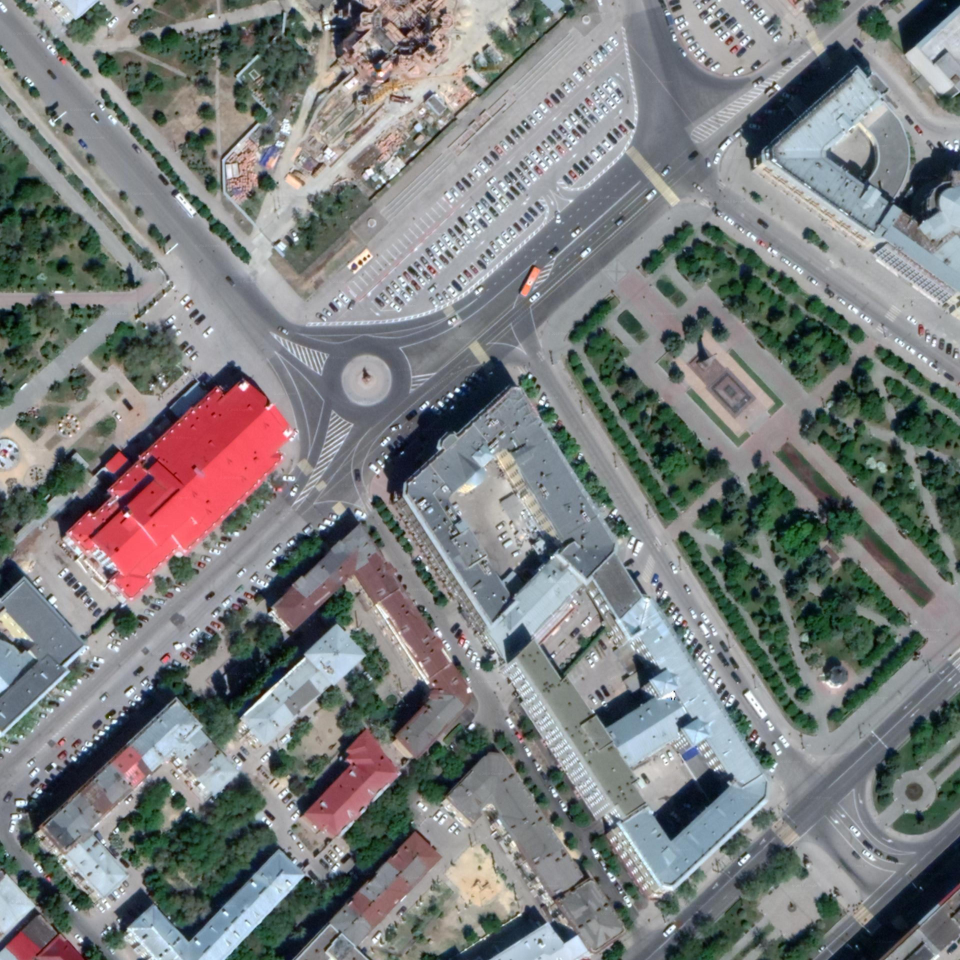
#> input picture module/image-all.jpg, 3840 x 3840 px (shown at 1/4 size)
$ python -i main.py   (imports and definitions only)
#> lines starting #> are read from the running program, lines starting #| are printed output that depends on the picture
from keras.preprocessing import image
import numpy as np
import io
import urllib.request
import re
import time
import numpy as np
import cv2
from module.get_tile import *
from PIL import Image, ImageDraw
names = ['tree', 'grass', 'other' ]
objects = ['#EA0F0F', '#FAE7B5', '#957B8D']

# [8 lines left out: function normalization, not called in this run]

#цвет пиксела RGB -> значение яркости
def lum(c):
#формула, которая обычно используется для определения яркости
	return int(0.3*c[0] + 0.59*c[1] + 0.11*c[2])
def r(c): #цвет пиксела RGB -> значение R
	return c[0]
def g(c): #цвет пиксела RGB -> значение G
	return c[1]
def b(c): #цвет пиксела RGB -> значение B
	return c[2]


def normalization_image(src):
#Усиление границ изображения
    #Image.open(io.BytesIO(src)).convert('RGB').save('beforeNorm.png')
    img_np = np.asarray(src)

    # nparr = np.fromstring(src, np.uint8)
    # nparr = nparr.reshape((255, 255))
    # img_np = cv2.imdecode(nparr, cv2.COLOR_RGB2BGR)

    kernel3 = np.array([[-0.1, -0.1, -0.1], [-0.1, 2, -0.1], [-0.1, -0.1, -0.1]])
    # [6 lines of commented-out code are left out]

    src = cv2.filter2D(img_np, -1, kernel=kernel3)

    resR = src[:, :, 2]
    resG = src[:, :, 1]
    resB = src[:, :, 0]

    resR_dst = np.empty(shape=(len(src), len(src[0])), dtype='uint8')
    resG_dst = np.empty(shape=(len(src), len(src[0])), dtype='uint8')
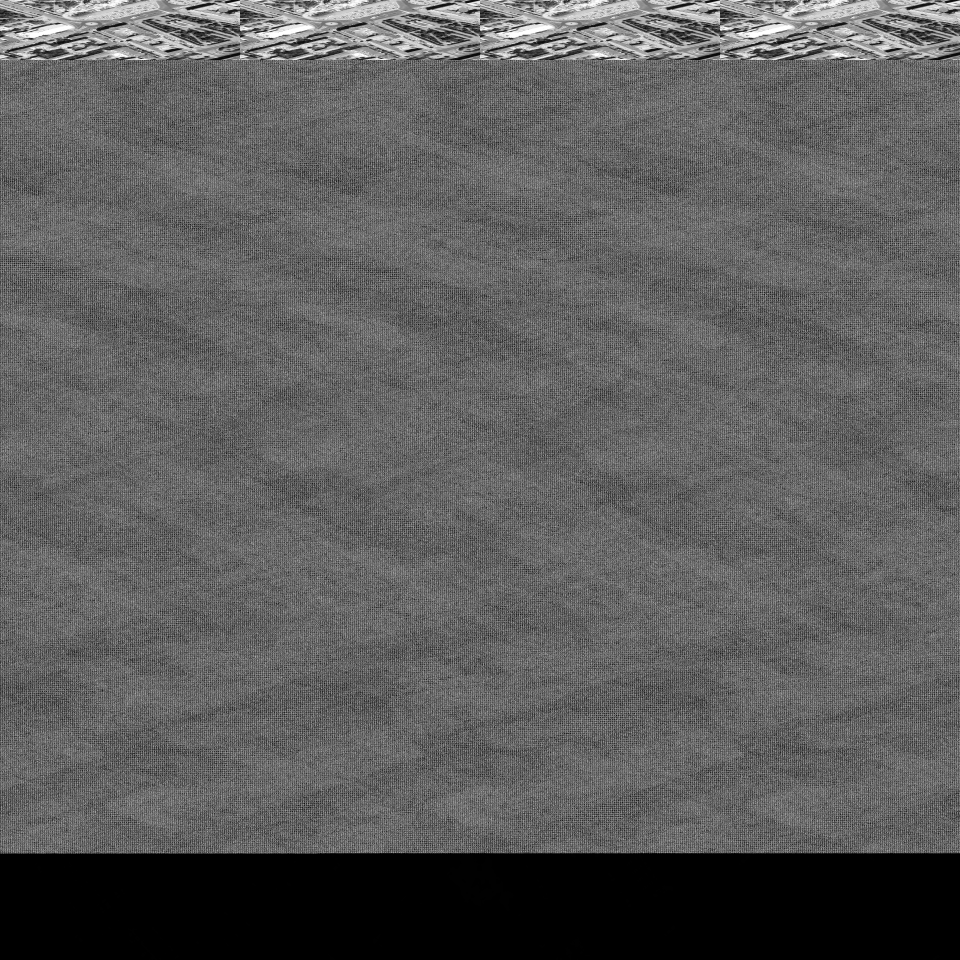
#> resG_dst: shape (3840, 3840) (shown at 1/4 size); min 0, max 255, mean 92.5
    resB_dst = np.empty(shape=(len(src), len(src[0])), dtype='uint8')
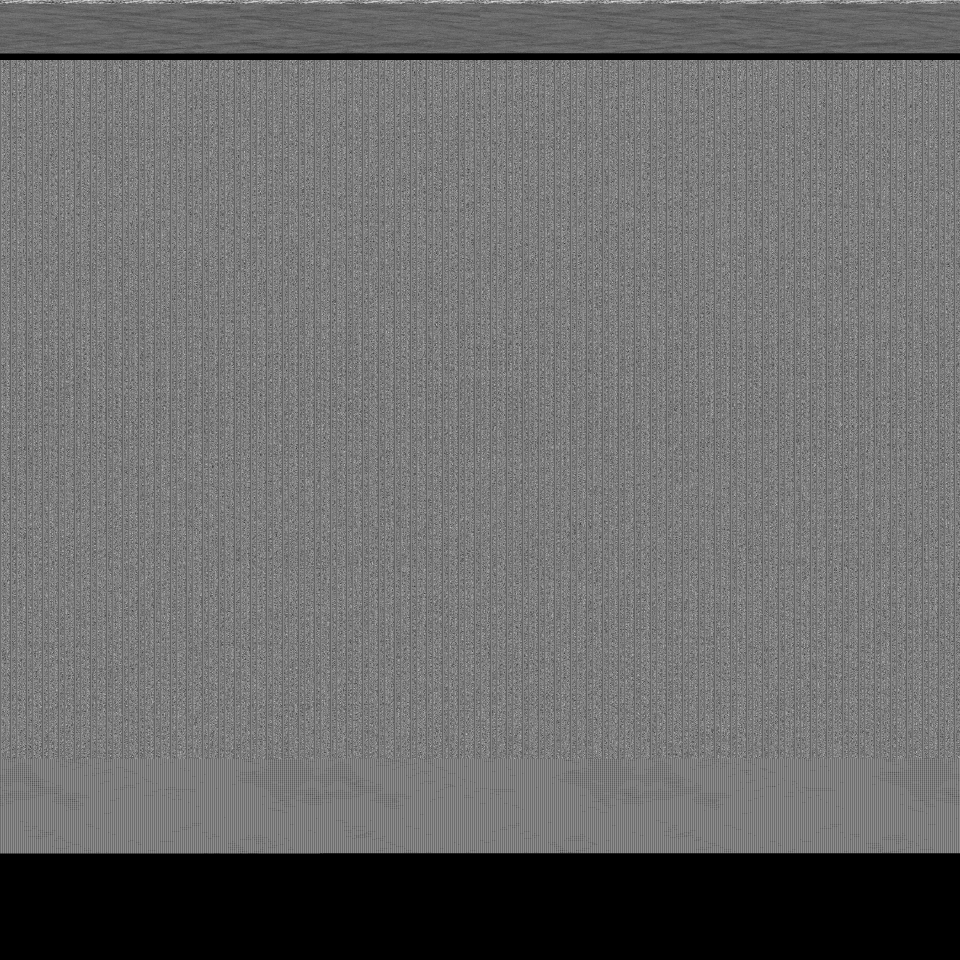
#> resB_dst: shape (3840, 3840) (shown at 1/4 size); min 0, max 255, mean 107.8

    # расстягиевание каждого слоя
    cv2.equalizeHist(resR, resR_dst)
    cv2.equalizeHist(resG, resG_dst)
    cv2.equalizeHist(resB, resB_dst)

    resR_dst = np.mean(np.array([resR, resR_dst]), axis=0)
    resG_dst = np.mean(np.array([resG, resG_dst]), axis=0)
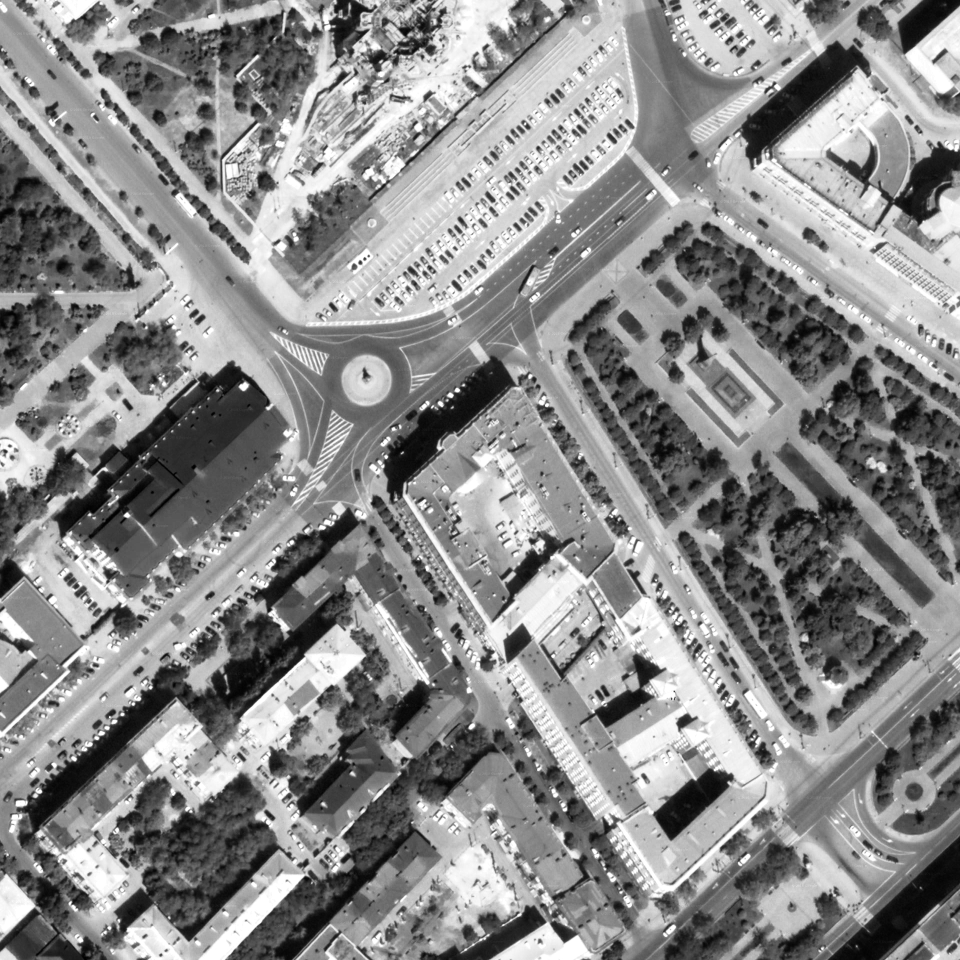
#> resG_dst: shape (3840, 3840) float64 (shown at 1/4 size); min 0, max 255, mean 138.7
    resB_dst = np.mean(np.array([resB, resB_dst]), axis=0)

    resR_dst = np.array(resR_dst).astype('uint8')
    resG_dst = np.array(resG_dst).astype('uint8')
    resB_dst = np.array(resB_dst).astype('uint8')

    #BRG
    out_img = np.dstack((resB_dst, resG_dst, resR_dst))
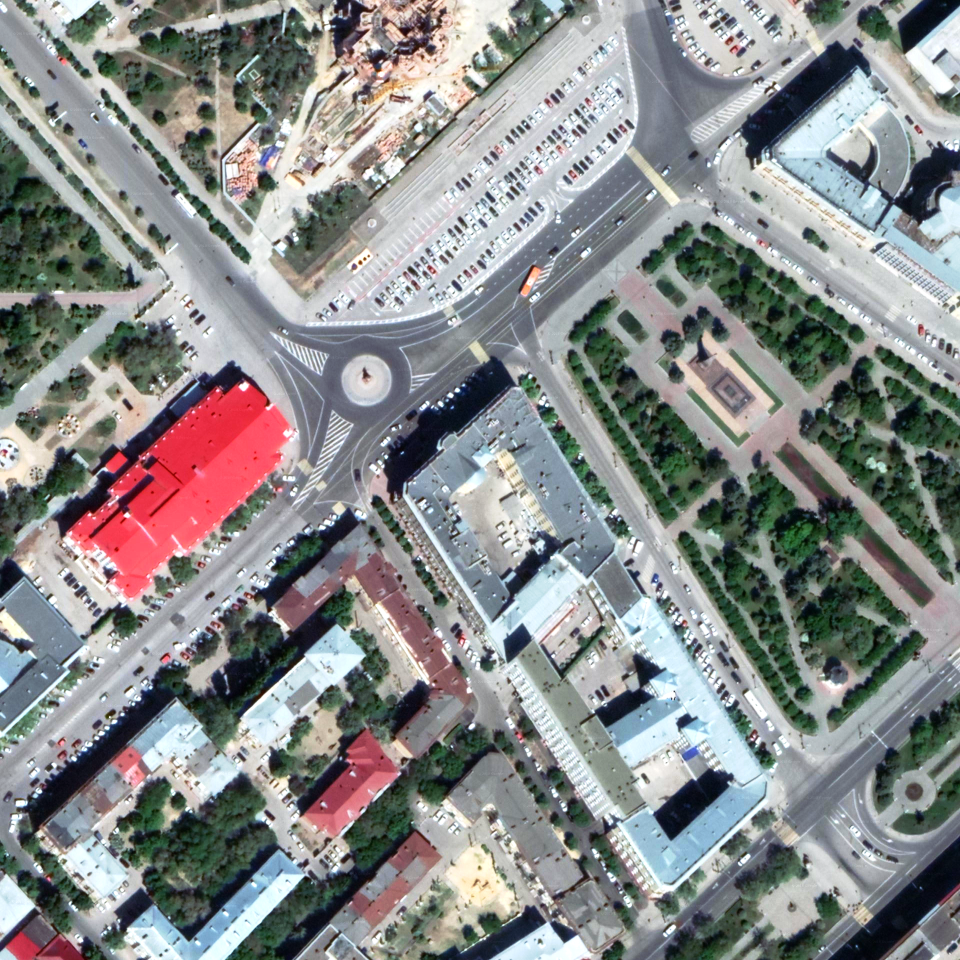
#> out_img: shape (3840, 3840, 3) (shown at 1/4 size); mean R, G, B 136.6, 138.4, 138
    cv2.imshow('namewef', out_img)
    return Image.fromarray(out_img, 'RGB')

# [46 lines left out: function classify, not called in this run]

>>> import cv2
>>> picture = cv2.cvtColor(cv2.imread('image-all.jpg'), cv2.COLOR_BGR2RGB)
>>> result = normalization_image(picture)
